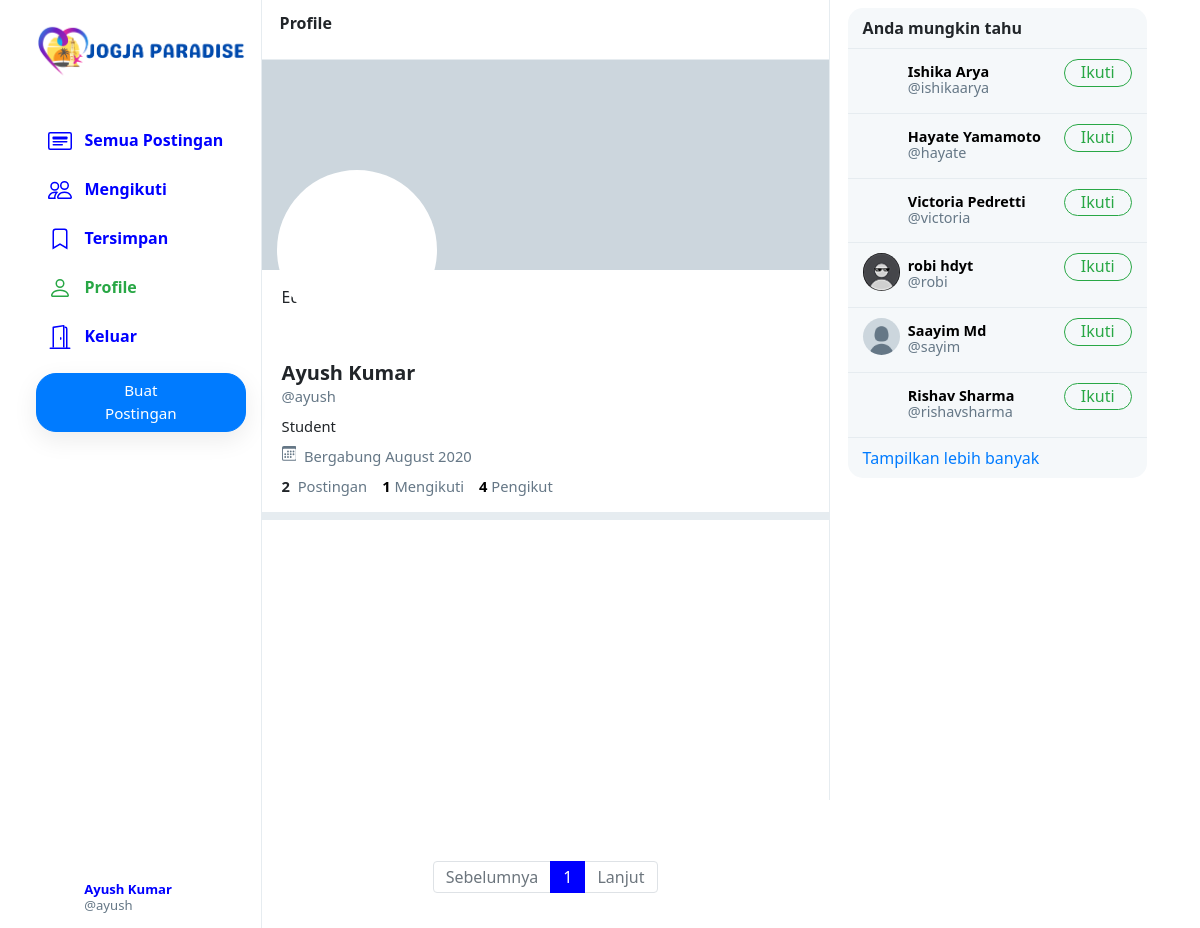
The app's page /ayush (signed in) with its own data.
### network/models.py (models this page shows, shortened)
class User(AbstractUser):
    profile_pic = models.ImageField(upload_to='profile_pic/')
    bio = models.TextField(max_length=160, blank=True, null=True)
    cover = models.ImageField(upload_to='covers/', blank=True)

### network/views.py (the view)
# urls.py: path("<str:username>", views.profile, name='profile'),
def profile(request, username):
    user = User.objects.get(username=username)
    all_posts = Post.objects.filter(creater=user).order_by('-date_created')
    paginator = Paginator(all_posts, 10)
    page_number = request.GET.get('page')
    if page_number == None:
        page_number = 1
    posts = paginator.get_page(page_number)
    followings = []
    suggestions = []
    follower = False
    if request.user.is_authenticated:
        followings = Follower.objects.filter(followers=request.user).values_list('user', flat=True)
        suggestions = User.objects.exclude(pk__in=followings).exclude(username=request.user.username).order_by("?")[:6]
        if request.user in Follower.objects.get(user=user).followers.all():
            follower = True
    follower_count = Follower.objects.get(user=user).followers.all().count()
    following_count = Follower.objects.filter(followers=user).count()
    return render(request, 'network/profile.html', {
        "username": user,
        "posts": posts,
        "posts_count": all_posts.count(),
        "suggestions": suggestions,
        "page": "profile",
        "is_follower": follower,
        "follower_count": follower_count,
        "following_count": following_count
    })

### network/templates/network/profile.html (shortened to what this page needs)
{% extends 'network/index.html' %}
{% load static %}
{% block profile %}
    <div class="profile-view" data-user="{{username.username}}">
        <div class="cover-image" style="background-image: url(/media/{{username.cover}})"></div>
        <div class="profile-image" style="background-image: url(/media/{{username.profile_pic}})"></div>
        <div class="profile-details">
            <div>
                {% if user.username == username.username %}
                    <input class="btn btn-outline-success float-right" type="hidden" id="edit-profile-btn">Edit</input>
                {% elif is_follower %}
                    <button class="btn btn-success float-right" onclick="unfollow_user(this,'{{username.username}}','edit_page')" id="following-btn">Mengikuti</button>
                {% else %}
                    <button class="btn btn-outline-success float-right" onclick="follow_user(this,'{{username.username}}','edit_page')" id="follow-btn">Ikuti</button>
                {% endif %}
            </div>
            <div class="details-data">
                <h5>{{username.first_name}} {{username.last_name}}</h5>
                <div class="grey">@{{username.username}}</div>
                <div class="bio">
                    {% if username.bio is not None %}
                        {{username.bio}}
                    {% endif %}
                </div>
                <div class="grey" style="padding: 8px 0px;">
                    &nbsp;Bergabung {{username.date_joined | date:"F Y"}}
                </div>
                <div>
                    <strong>
                        {{posts_count}}
                    </strong>
                    &nbsp;<span class="grey">Postingan</span>
                    <a href="#">
                        <strong id="following__count">{{following_count | default:0}}</strong>&nbsp;<span class="grey">Mengikuti</span>
                    </a>
                    <a href="#">
                        <strong id="follower__count">{{follower_count | default:0}}</strong>&nbsp;<span class="grey">Pengikut</span>
                    </a>
                </div>
            </div>
        </div>
    </div>
    <div class="space"></div>
{% endblock %}

### network/templates/network/layout.html (shortened to what this page needs)
{% load static %}
<!DOCTYPE html>
<html lang="en">
    <head>
        <link rel="stylesheet" href="https://stackpath.bootstrapcdn.com/bootstrap/4.4.1/css/bootstrap.min.css">
        <link href="{% static 'network/styles.css' %}" rel="stylesheet">
    </head>
    <body>
        <div class="body" data-page="{{page}}">
            <div class="sidenav">
                <a href="{% url 'index' %}" class="navbar-brand">
                    <img src="{% static 'network/Images/jp2.png' %}" height="70px">
                </a>
                <div style="height: 100%;">
                    <div>
                        <div>
                            <ul>
                                <li class="nav-item" id="all_posts">
                                <a href="{% url 'index' %}" class="nav-link">
                                    <div>
                                        &nbsp;&nbsp;Semua Postingan
                                    </div>
                                </a>
                                </li>
                                {% if user.is_authenticated %}
                                    <li class="nav-item" id="following">
                                        <a href="{% url 'following' %}" class="nav-link">
                                            <div>
                                                &nbsp;&nbsp;Mengikuti
                                            </div>
                                        </a>
                                    </li>
                                    <li class="nav-item" id="saved">
                                        <a href="{% url 'saved' %}" class="nav-link">
                                            <div>
                                                <svg width="1.5em" height="1.5em" viewBox="0 0 16 16" class="bi bi-bookmark" fill="currentColor" xmlns="http://www.w3.org/2000/svg">
                                                    <path fill-rule="evenodd" d="M8 12l5 3V3a2 2 0 0 0-2-2H5a2 2 0 0 0-2 2v12l5-3zm-4 1.234l4-2.4 4 2.4V3a1 1 0 0 0-1-1H5a1 1 0 0 0-1 1v10.234z"/>
                                                  </svg>
                                                &nbsp;&nbsp;Tersimpan
                                            </div>
                                        </a>
                                    </li>
                                    <li class="nav-item" id="profile">
                                        <a href="{% url 'profile' user.username %}" class="nav-link">
                                            <div>
                                                &nbsp;&nbsp;Profile
                                            </div>
                                        </a>
                                    </li>
                                    <li class="nav-item" id="logout">
                                        <a href="{% url 'logout' %}" class="nav-link">
                                            <div>
                                                &nbsp;&nbsp;Keluar
                                            </div>
                                        </a>
                                    </li>
                                {% endif %}
                            </ul>
                        </div>
                        {% if user.is_authenticated %}
                            <button id="popup-btn" class="btn btn-primary new-post-btn" onclick="createpost()">Buat Postingan</button>
                        {% endif %}
                    </div>
                    <div style="position: absolute; bottom: 10px;">
                        {% if user.is_authenticated %}
                            <li class="nav-item sidenav-user">
                                <a href="{% url 'profile' user.username %}" class="nav-link">
                                    <div class="user_account">
                                        <div class="small-profilepic" style="float: left; background-image: url(/media/{{user.profile_pic}})"></div>
                                        <div style="height: 2.7vw; margin: auto;">
                                            <div style="margin-top: 4px;"><strong>{{user.first_name}} {{user.last_name}}</strong></div>
                                            <div class="grey" style="margin-top: 4px;">@{{ user.username }}</div>
                                        </div>
                                    </div>
                                </a>
                            </li>
                        {% endif %}
                    </div>
                </div>
            </div>
            {% block body %}
            {% endblock %}
            <div class="right-div">
                <div class='right-div-content'>
                    <div class="space" style="background-color: white;"></div>
                    {% if user.is_authenticated %}
                        <div class="suggestion-box">
                            <div class="suggestion-header">
                                Anda mungkin tahu
                            </div>
                            {% for suggestion in suggestions %}
                                <div class="suggestion-user">
                                    <div>
                                        <a href="{% url 'profile' suggestion.username %}">
                                            <div class="small-profilepic" style="background-image: url(/media/{{suggestion.profile_pic}})"></div>
                                        </a>
                                    </div>
                                    <div class="user-details">
                                        <a href="{% url 'profile' suggestion.username %}">
                                            <div id="user-name">
                                                <strong>
                                                    {{suggestion.first_name}} {{suggestion.last_name}}
                                                </strong>
                                            </div>
                                            <div class="grey">@{{suggestion.username}}</div>
                                        </a>
                                    </div>
                                    <div>
                                        <button class="btn btn-outline-success" type="button" onclick="follow_user(this,'{{suggestion.username}}','suggestion')">Ikuti</button>
                                    </div>
                                </div>
                            {% empty %}
                                    <div style="text-align: center; border-bottom: .5px solid #e6ecf0; padding: 10px 15px;">
                                        <span class="grey" style="font-size: .9em;">Tidak tersedia.</span>
                                    </div>
                            {% endfor %}
                            <div class="suggestion-footer">
                                <a href="#">Tampilkan lebih banyak</a>
                            </div>
                        </div>
                    {% endif %}
                </div>
            </div>
        </div>
    </body>
</html>

### network/static/network/styles.css (style rules this page uses)
.body { display: flex; min-height: 100%; font-family: system-ui, sans-serif; }
.btn { border-radius: 20px; padding: 0.32rem 1rem 0.375rem 1rem; }
.btn, .btn:focus, .btn:active { box-shadow: none !important; -webkit-box-shadow: none !important; }
.grey { color: #657786; }
svg { vertical-align: text-top; }
.sidenav { height: 100%; width: 21.8%; position: fixed; top: 0; left: 0; padding: 15px; list-style: none; border-right: .5px solid #e6ecf0; z-index: 100; padding-left: 3%; background-color: white; }
.sidenav ul { list-style: none; padding-left: 0px; margin-top: 3vh; }
.sidenav li { margin-top: 7px; }
.sidenav .nav-link { color: blue; line-height: .7em; font-weight: 700; padding: 0px; }
.sidenav .nav-link > div { padding: 10px 20px 8px 12px; border-radius: 25px; line-height: 0.9em; width: max-content; }
.new-post-btn { padding-left: 55px !important; padding-right: 55px !important; font-size: .95em; font-weight: 530; box-shadow: rgba(0, 0, 0, 0.08) 0px 8px 24px !important; }
.user_account { display: flex; font-size: .82rem; font-weight: normal; padding-top: 3px !important; padding-bottom: 3px !important; padding-left: 3px !important; }
.user_account .small-profilepic { transform: scale(.82); margin-left: auto; margin-top: auto; }
.active a { color: #28a745 !important; }
.small-profilepic { width: 3.1vw; height: 3.1vw; border-radius: 9999px; overflow: hidden; margin-right: 8px; background-size: cover; background-repeat: no-repeat; background-position: center; box-sizing: content-box; }
.space { height: 8px; background-color: #e6ecf0; }
.cover-image { height: 210px; background-size: cover; background-position: center; background-repeat: no-repeat; background-color: #ccd6dd; }
.profile-image { width: 160px; height: 160px; position: absolute; left: 15px; top: 110px; border-radius: 99999px; border: 4px solid white; background-size: cover; background-repeat: no-repeat; background-position: center; background-color: white; }
.profile-details { padding: 15px 20px; }
.profile-details > .details-data { margin-top: 52px; font-size: .92em; }
.profile-details h5 { font-weight: 800; margin-bottom: 0px; }
.profile-details a { color: black; text-decoration: none; }
.bio { margin-top: 8px; }
.right-div { width: 28%; height: 100vh; position: fixed; right: 2.95%; border-left: .5px solid #e6ecf0; background-color: white; }
.right-div-content { height: 92.5vh; overflow: auto; padding-left: 1.5vw; padding-right: 1.5vw; }
.suggestion-box, .guest-box { border-radius: 15px; overflow: hidden; background-color: #f5f8fa; }
.suggestion-header { padding: 13px 15px; line-height: .9em; font-weight: 800; border-bottom: .5px solid #e6ecf0; }
.suggestion-user { display: flex; padding: 10px 15px; font-size: .9em; border-bottom: .5px solid #e6ecf0; }
.suggestion-user a { color: black; text-decoration: none; }
.user-details { flex: 1; line-height: 1.1em; padding: 5px 0px 7px 0px; }
.suggestion-user .btn { padding: 0em 1em .09em 1em; }
.suggestion-footer { padding: 13px 15px; line-height: .9em; }
.suggestion-footer a { text-decoration: none; }

### records on screen
User: first_name "Ayush", last_name "Kumar", username "ayush", bio "Student", date_joined "August 2020"
User: first_name "Ishika", last_name "Arya", username "ishikaarya"
User: first_name "Hayate", last_name "Yamamoto", username "hayate"
User: first_name "Victoria", last_name "Pedretti", username "victoria"
User: profile_pic (picture), first_name "robi", last_name "hdyt", username "robi"
User: profile_pic (placeholder picture), first_name "Saayim", last_name "Md", username "sayim"
User: first_name "Rishav", last_name "Sharma", username "rishavsharma"

### other values on screen
{{ posts_count }} "2"
{{ following_count | default:0 }} "1"
{{ follower_count | default:0 }} "4"
{{ each }} "1"
